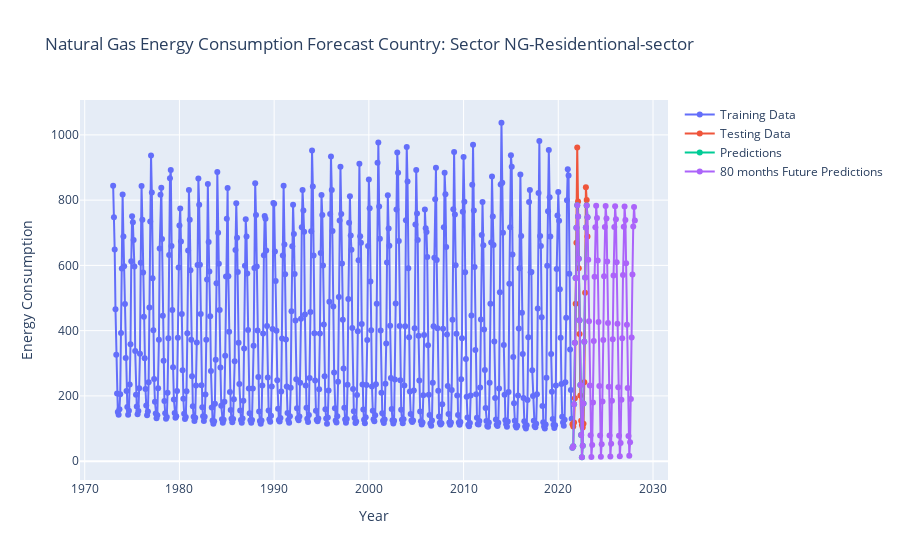
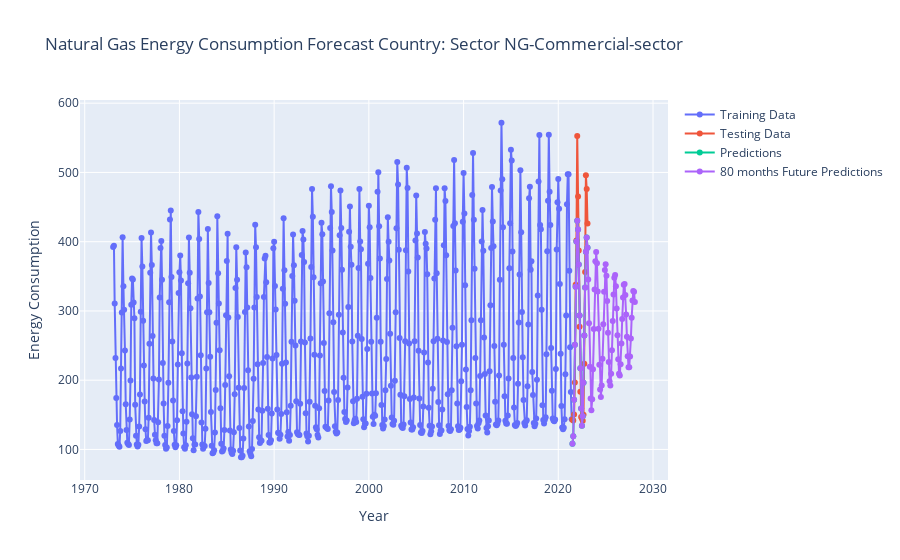
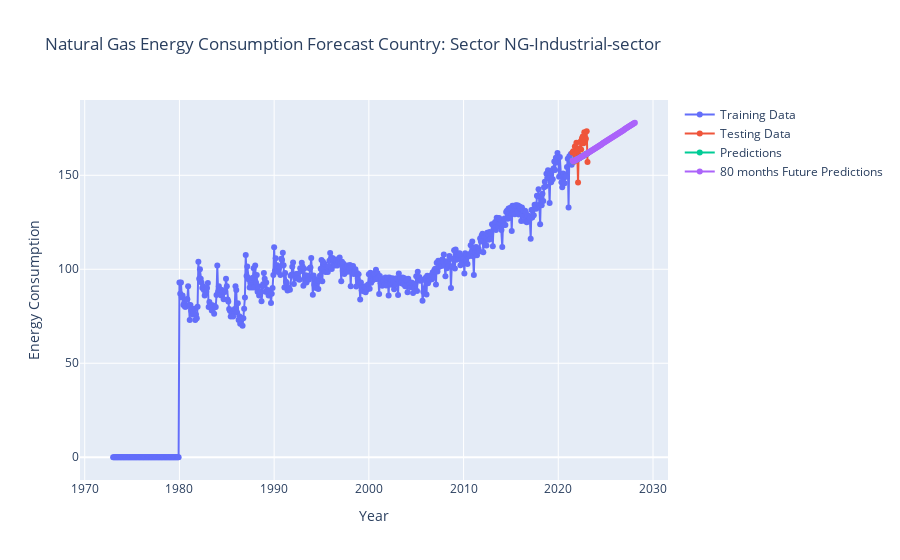
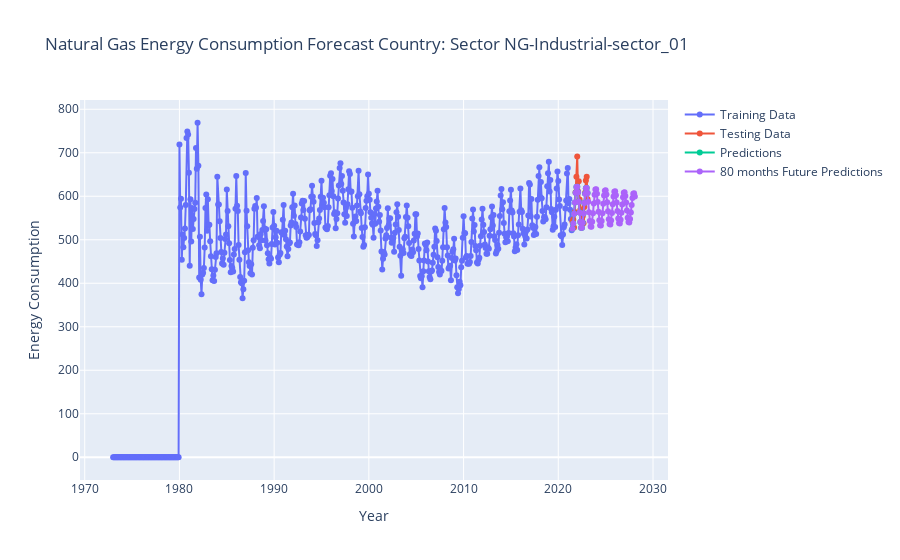

Notebook source saved alongside these figures, in order:
### Code cell
from pmdarima import auto_arima
import plotly.graph_objects as go

for sector_name in list(df_monthly):
    if sector_name != 'Month':
        try:
            fig = go.Figure()

            sector_df = {
                'Monthly-Time': df_monthly['Month'],
                sector_name: df_monthly[sector_name]
            }
            sector_df = pd.DataFrame.from_dict(sector_df)

            df_filter_index = sector_df.set_index('Monthly-Time')

            # Prepare the data for modeling
            years = df_filter_index.index
            energy_consumption = df_filter_index.values.flatten()

            # Split the data into training and testing
            horizan = -20
            train_data = energy_consumption[:horizan]
            test_data = energy_consumption[horizan:]

            print('Length of Train Data: {}\nLength of Test Data: {}'.format(len(train_data), len(test_data)))

            # Fit the auto ARIMA model
            model = auto_arima(train_data, seasonal=True)
            model.fit(train_data)

            # Generate predictions
            predictions = model.predict(n_periods=len(test_data))
            predictions_ahead_in_future = model.predict(n_periods=80)

            # Plot the training data
            fig.add_trace(go.Scatter(
                x=years[:horizan], y=train_data, mode='lines+markers', name='Training Data'))

            # Plot the testing data and predictions
            fig.add_trace(go.Scatter(
                x=years[horizan:], y=test_data, mode='lines+markers', name='Testing Data'))
            fig.add_trace(go.Scatter(
                x=years[horizan:], y=predictions, mode='lines+markers', name='Predictions'))

            # Plot the predictions for the future
            fig.add_trace(go.Scatter(
                x=pd.date_range(start=years[horizan], periods=80, freq='MS'),
                y=predictions_ahead_in_future, mode='lines+markers', name='80 months Future Predictions'))

            # Update the layout
            fig.update_layout(title=f'Natural Gas Energy Consumption Forecast Country: Sector {sector_name}',
                              xaxis_title='Year', yaxis_title='Energy Consumption')

            # Show the plot
            fig.show()

        except:
            print('Error Occurred in the Given Sector:', sector_name)
